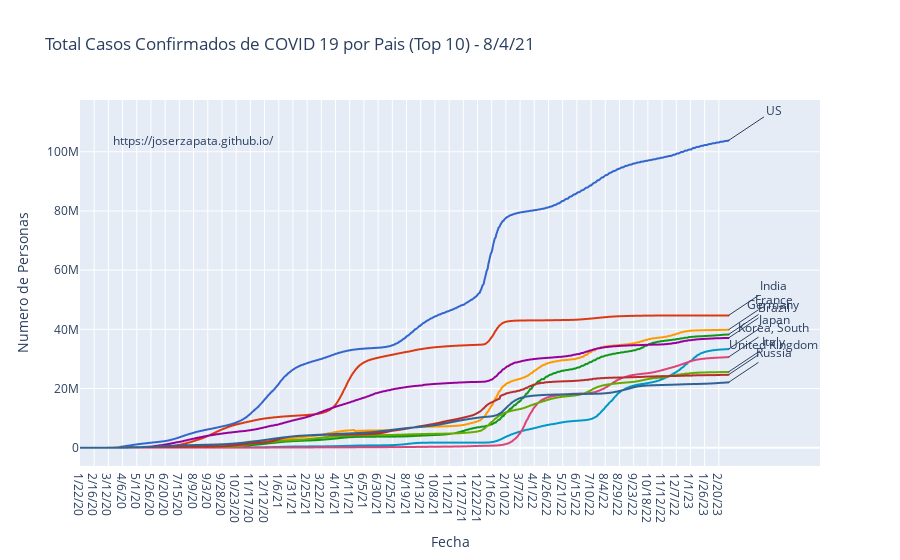

Source (notebook cell):
### Markdown cell above
## Total Casos Confirmados de COVID 19 por Pais (Top 10)

### Code cell
df1 = confirmed.copy()
fecha = confirmed.columns[-1] #obtener la fecha del ultimo dato
paises = df1.iloc[:,-1].copy() #obtener la serie sin el primer dato, fecha
paises.sort_values(ascending=False, inplace=True)
top = 10
#keep top countries
df1 = df1.loc[paises[:top].index.to_list(),:]
df1 = df1.T

if api_key:
    # se toman la serie de tiempo cada 7 dias, por que las graficas
    # grandes no se pueden subir a chart-studio con subscripcion gratuita
    df1 = df1.iloc[::-7].iloc[::-1]

fig = px.line(df1, x=df1.index, y=df1.columns, color='Country/Region',
              color_discrete_sequence=px.colors.qualitative.G10, width=900,
              hover_name='Country/Region',
              title=f'Total Casos Confirmados de COVID 19 por Pais (Top 10) - {world.iloc[-1,0]}')
# top paises mas infectados

mas_infectados=[]
for n in range(top):
  fig.add_annotation(x=fecha, y=paises.iloc[n], text=paises.index[n],
                     showarrow=True, ax=+45, xref="x",yref="y")
  mas_infectados.append(paises.index[n])

fig.layout.update(showlegend=False,
                  yaxis =  {"title": {"text": "Numero de Personas"}}, # Cambiar texto eje y
                  xaxis =  {"title": {"text": "Fecha"}} #Esconder nombre eje x
                  )
fig.add_annotation(x=200, y=df1.max().max(),
                   text='https://joserzapata.github.io/', showarrow=False)
# grabar grafica en chart-studio si se proporciona el api-key
if api_key: py.plot(fig, filename = 'total_casos_no_china', auto_open=False)
fig.show()

### Figure 1 — Plotly figure (JSON) as saved in the notebook; plotly's stock layout.template omitted (floating-point values rounded to 4 significant figures; data arrays with more than 128 entries replaced by an {"elided": "..."} marker saying what was removed)
{"data": [{"hovertemplate": "<b>%{hovertext}</b><br><br>Country/Region=US<br>index=%{x}<br>value=%{y}<extra></extra>", "hovertext": {"elided": "1143 str values"}, "legendgroup": "US", "line": {"color": "#3366CC", "dash": "solid"}, "marker": {"symbol": "circle"}, "mode": "lines", "name": "US", "showlegend": true, "type": "scattergl", "x": {"elided": "1143 str values"}, "xaxis": "x", "y": {"elided": "1143 int values"}, "yaxis": "y"}, {"hovertemplate": "<b>%{hovertext}</b><br><br>Country/Region=India<br>index=%{x}<br>value=%{y}<extra></extra>", "hovertext": {"elided": "1143 str values"}, "legendgroup": "India", "line": {"color": "#DC3912", "dash": "solid"}, "marker": {"symbol": "circle"}, "mode": "lines", "name": "India", "showlegend": true, "type": "scattergl", "x": {"elided": "1143 str values"}, "xaxis": "x", "y": {"elided": "1143 int values"}, "yaxis": "y"}, {"hovertemplate": "<b>%{hovertext}</b><br><br>Country/Region=France<br>index=%{x}<br>value=%{y}<extra></extra>", "hovertext": {"elided": "1143 str values"}, "legendgroup": "France", "line": {"color": "#FF9900", "dash": "solid"}, "marker": {"symbol": "circle"}, "mode": "lines", "name": "France", "showlegend": true, "type": "scattergl", "x": {"elided": "1143 str values"}, "xaxis": "x", "y": {"elided": "1143 int values"}, "yaxis": "y"}, {"hovertemplate": "<b>%{hovertext}</b><br><br>Country/Region=Germany<br>index=%{x}<br>value=%{y}<extra></extra>", "hovertext": {"elided": "1143 str values"}, "legendgroup": "Germany", "line": {"color": "#109618", "dash": "solid"}, "marker": {"symbol": "circle"}, "mode": "lines", "name": "Germany", "showlegend": true, "type": "scattergl", "x": {"elided": "1143 str values"}, "xaxis": "x", "y": {"elided": "1143 int values"}, "yaxis": "y"}, {"hovertemplate": "<b>%{hovertext}</b><br><br>Country/Region=Brazil<br>index=%{x}<br>value=%{y}<extra></extra>", "hovertext": {"elided": "1143 str values"}, "legendgroup": "Brazil", "line": {"color": "#990099", "dash": "solid"}, "marker": {"symbol": "circle"}, "mode": "lines", "name": "Brazil", "showlegend": true, "type": "scattergl", "x": {"elided": "1143 str values"}, "xaxis": "x", "y": {"elided": "1143 int values"}, "yaxis": "y"}, {"hovertemplate": "<b>%{hovertext}</b><br><br>Country/Region=Japan<br>index=%{x}<br>value=%{y}<extra></extra>", "hovertext": {"elided": "1143 str values"}, "legendgroup": "Japan", "line": {"color": "#0099C6", "dash": "solid"}, "marker": {"symbol": "circle"}, "mode": "lines", "name": "Japan", "showlegend": true, "type": "scattergl", "x": {"elided": "1143 str values"}, "xaxis": "x", "y": {"elided": "1143 int values"}, "yaxis": "y"}, {"hovertemplate": "<b>%{hovertext}</b><br><br>Country/Region=Korea, South<br>index=%{x}<br>value=%{y}<extra></extra>", "hovertext": {"elided": "1143 str values"}, "legendgroup": "Korea, South", "line": {"color": "#DD4477", "dash": "solid"}, "marker": {"symbol": "circle"}, "mode": "lines", "name": "Korea, South", "showlegend": true, "type": "scattergl", "x": {"elided": "1143 str values"}, "xaxis": "x", "y": {"elided": "1143 int values"}, "yaxis": "y"}, {"hovertemplate": "<b>%{hovertext}</b><br><br>Country/Region=Italy<br>index=%{x}<br>value=%{y}<extra></extra>", "hovertext": {"elided": "1143 str values"}, "legendgroup": "Italy", "line": {"color": "#66AA00", "dash": "solid"}, "marker": {"symbol": "circle"}, "mode": "lines", "name": "Italy", "showlegend": true, "type": "scattergl", "x": {"elided": "1143 str values"}, "xaxis": "x", "y": {"elided": "1143 int values"}, "yaxis": "y"}, {"hovertemplate": "<b>%{hovertext}</b><br><br>Country/Region=United Kingdom<br>index=%{x}<br>value=%{y}<extra></extra>", "hovertext": {"elided": "1143 str values"}, "legendgroup": "United Kingdom", "line": {"color": "#B82E2E", "dash": "solid"}, "marker": {"symbol": "circle"}, "mode": "lines", "name": "United Kingdom", "showlegend": true, "type": "scattergl", "x": {"elided": "1143 str values"}, "xaxis": "x", "y": {"elided": "1143 int values"}, "yaxis": "y"}, {"hovertemplate": "<b>%{hovertext}</b><br><br>Country/Region=Russia<br>index=%{x}<br>value=%{y}<extra></extra>", "hovertext": {"elided": "1143 str values"}, "legendgroup": "Russia", "line": {"color": "#316395", "dash": "solid"}, "marker": {"symbol": "circle"}, "mode": "lines", "name": "Russia", "showlegend": true, "type": "scattergl", "x": {"elided": "1143 str values"}, "xaxis": "x", "y": {"elided": "1143 int values"}, "yaxis": "y"}], "layout": {"annotations": [{"ax": 45, "showarrow": true, "text": "US", "x": "3/9/23", "xref": "x", "y": 103802702, "yref": "y"}, {"ax": 45, "showarrow": true, "text": "India", "x": "3/9/23", "xref": "x", "y": 44690738, "yref": "y"}, {"ax": 45, "showarrow": true, "text": "France", "x": "3/9/23", "xref": "x", "y": 39866718, "yref": "y"}, {"ax": 45, "showarrow": true, "text": "Germany", "x": "3/9/23", "xref": "x", "y": 38249060, "yref": "y"}, {"ax": 45, "showarrow": true, "text": "Brazil", "x": "3/9/23", "xref": "x", "y": 37076053, "yref": "y"}, {"ax": 45, "showarrow": true, "text": "Japan", "x": "3/9/23", "xref": "x", "y": 33320438, "yref": "y"}, {"ax": 45, "showarrow": true, "text": "Korea, South", "x": "3/9/23", "xref": "x", "y": 30615522, "yref": "y"}, {"ax": 45, "showarrow": true, "text": "Italy", "x": "3/9/23", "xref": "x", "y": 25603510, "yref": "y"}, {"ax": 45, "showarrow": true, "text": "United Kingdom", "x": "3/9/23", "xref": "x", "y": 24658705, "yref": "y"}, {"ax": 45, "showarrow": true, "text": "Russia", "x": "3/9/23", "xref": "x", "y": 22075858, "yref": "y"}, {"showarrow": false, "text": "https://joserzapata.github.io/", "x": 200, "y": 103802702}], "legend": {"title": {"text": "Country/Region"}, "tracegroupgap": 0}, "showlegend": false, "title": {"text": "Total Casos Confirmados de COVID 19 por Pais (Top 10) - 8/4/21"}, "width": 900, "xaxis": {"anchor": "y", "domain": [0, 1], "title": {"text": "Fecha"}}, "yaxis": {"anchor": "x", "domain": [0, 1], "title": {"text": "Numero de Personas"}}}}
